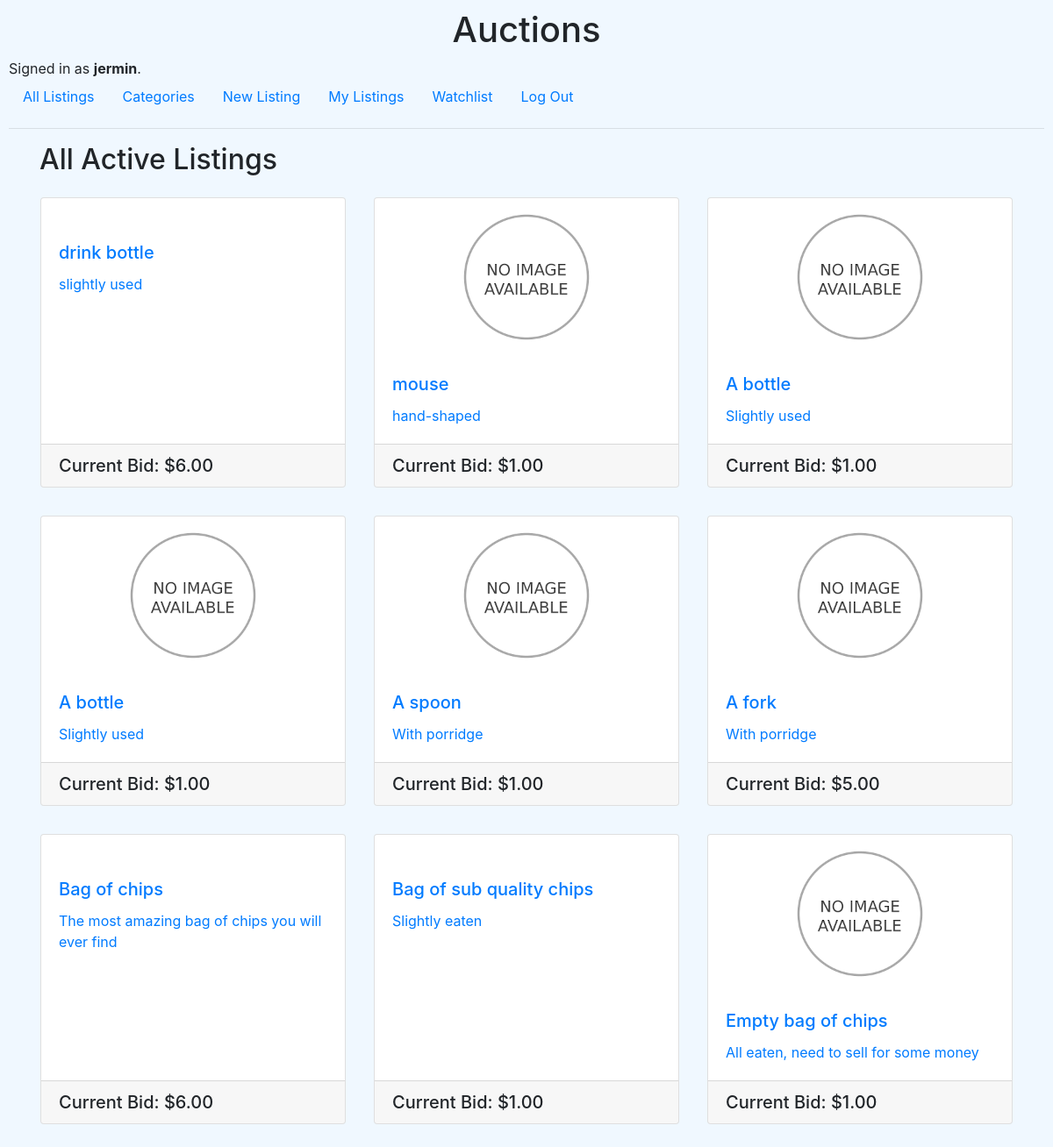
The page / (signed in) on the database its author committed.
### auctions/models.py (models this page shows, shortened)
class User(AbstractUser):
    watchlist = models.ManyToManyField('Listing', blank=True, related_name="watchlists")
    pass

class Listing(models.Model):
    name = models.CharField(max_length=64)
    description = models.CharField(max_length=255)
    start_price = models.IntegerField(default=0)
    image = models.CharField(max_length=255)
    category = models.CharField(max_length=64)
    active = models.BooleanField(default=True)
    owner = models.ForeignKey(User, on_delete=models.CASCADE, related_name="listings")
    winner = models.ForeignKey(User, null=True, blank=True, on_delete=models.CASCADE, related_name="won")
    CATEGORIES = [
        ('arts', 'Arts'),
        ('electronics', 'Electronics'),
        ('farming', 'Farming'),
        ('fashion', 'Fashion'),
        ('home', 'Home'),
        ('sports', 'Sports'),
        ('toys', 'Toys'),
        ]
    category = models.CharField(max_length=64, choices=CATEGORIES)
    def current_price(self):
        if (self.bids.first() != None):
            return self.bids.first().price
        return self.start_price

class Bid(models.Model):
    price = models.IntegerField()
    user = models.ForeignKey(User, on_delete=models.CASCADE, related_name="bids")
    listing = models.ForeignKey(Listing, on_delete=models.CASCADE, related_name="bids")
    class Meta:
        ordering = ['-price']

### auctions/views.py (the view)
# urls.py: path("", views.index, name="index"),
def index(request):
    return render(request, "auctions/index.html", {
        "listings": Listing.objects.filter(active=True),
        "title": "All Active Listings"
    })

### auctions/templates/auctions/index.html (shortened to what this page needs)
{% extends "auctions/layout.html" %}
{% block body %}
    <div class="container">
        <h2>{{ title }}</h2>
        <div class="row row-cols-1 row-cols-md-3 g-4">
            {% for listing in listings %}
            <div class="col p-3">
                <div class="card h-100">
                    {% if listing.image %}
                    <img src="{{ listing.image }}" class="card-img-top" alt="">
                    {% else %}
                    <img src="static/auctions/noimage.png" class="card-img-top">
                    {% endif %}
                    <div class="card-body w-100">
                        <a href="{% url 'listing' listing.id %}" class="">
                            <h5 class="card-title">{{listing.name}}</h5>
                            <p class="card-text">{{listing.description}}</p>
                        </a>
                    </div>
                    <div class="card-footer w-100">
                        <h5 class="card-text">Current Bid: ${{listing.current_price}}.00</h5>
                    </div>
                </div>
            </div>
            {% empty %}
                <li>No Listings</li>
            {% endfor %}
        </div>
    </div>
{% endblock %}

### auctions/templates/auctions/layout.html (shortened to what this page needs)
{% load static %}
<!DOCTYPE html>
<html lang="en">
    <head>
        <link rel="stylesheet" href="https://stackpath.bootstrapcdn.com/bootstrap/4.4.1/css/bootstrap.min.css">
        <link href="{% static 'auctions/styles.css' %}" rel="stylesheet">
    </head>
    <body>
        <h1 class="text-center">Auctions</h1>
        <div>
            {% if user.is_authenticated %}
                Signed in as <strong>{{ user.username }}</strong>.
            {% else %}
                Not signed in.
            {% endif %}
        </div>
        <ul class="nav">
            <li class="nav-item">
                <a class="nav-link" href="{% url 'index' %}">All Listings</a>
            </li>
            <li class="nav-item">
                <a class="nav-link" href="{% url 'categories' %}">Categories</a>
            </li>
            {% if user.is_authenticated %}
                <li class="nav-item">
                    <a class="nav-link" href="{% url 'new' %}">New Listing</a>
                </li>
                <li class="nav-item">
                    <a class="nav-link" href="{% url 'listings' user.id %}">My Listings</a>
                </li>
                <li class="nav-item">
                    <a class="nav-link" href="{% url 'watchlist' %}">Watchlist</a>
                </li>
                <li class="nav-item">
                    <a class="nav-link" href="{% url 'logout' %}">Log Out</a>
                </li>
            {% endif %}
        </ul>
        <hr>
        {% block body %}
        {% endblock %}
    </body>
</html>

### auctions/static/auctions/styles.css (style rules this page uses)
body { padding: 10px; background-color:aliceblue }

### auctions/templates/auctions/index.html (style rules this page uses)
.card-img-top { max-width:150px; max-height:150px; margin: 15px; }
.card { align-items:center; align-content:center; }

### rows shown on the page
User: username "jermin"
Listing: name "drink bottle", description "slightly used", current_price "6"
Listing: name "mouse", description "hand-shaped", current_price "1"
Listing: name "A bottle", description "Slightly used", current_price "1"
Listing: name "A bottle", description "Slightly used", current_price "1"
Listing: name "A spoon", description "With porridge", current_price "1"
Listing: name "A fork", description "With porridge", current_price "5"
Listing: name "Bag of chips", description "The most amazing bag of chips you will ever find", current_price "6"
Listing: name "Bag of sub quality chips", description "Slightly eaten", current_price "1"
Listing: name "Empty bag of chips", description "All eaten, need to sell for some money", current_price "1"

### other values the page prints
{{ title }} "All Active Listings"
